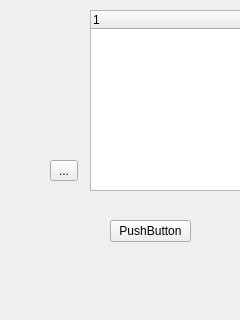
<?xml version="1.0" encoding="UTF-8"?>
<ui version="4.0">
 <class>testwg</class>
 <widget class="QWidget" name="testwg">
  <property name="geometry">
   <rect>
    <x>0</x>
    <y>0</y>
    <width>240</width>
    <height>320</height>
   </rect>
  </property>
  <property name="windowTitle">
   <string>Form</string>
  </property>
  <widget class="QToolButton" name="toolButton">
   <property name="geometry">
    <rect>
     <x>50</x>
     <y>160</y>
     <width>28</width>
     <height>21</height>
    </rect>
   </property>
   <property name="text">
    <string>...</string>
   </property>
  </widget>
  <widget class="QPushButton" name="pushButton">
   <property name="geometry">
    <rect>
     <x>110</x>
     <y>220</y>
     <width>81</width>
     <height>22</height>
    </rect>
   </property>
   <property name="text">
    <string>PushButton</string>
   </property>
  </widget>
  <widget class="QTreeWidget" name="treeWidget">
   <property name="geometry">
    <rect>
     <x>90</x>
     <y>10</y>
     <width>151</width>
     <height>181</height>
    </rect>
   </property>
   <column>
    <property name="text">
     <string notr="true">1</string>
    </property>
   </column>
  </widget>
 </widget>
 <resources/>
 <connections/>
</ui>
